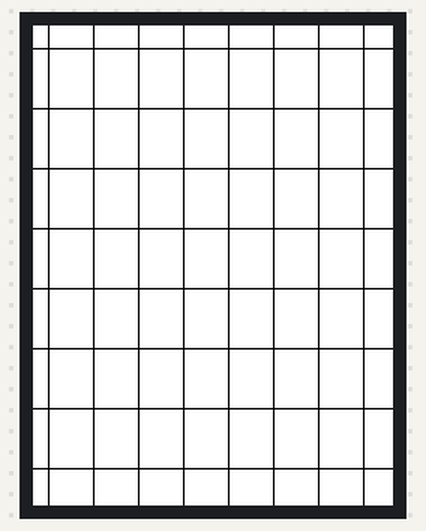
Simulated run of this sketch. Board: Arduino Uno, built with avr-gcc and run on an emulated ATmega328P. Shown: 240×320 colour display.

Above: at 0.3 s.

The sketch:

Ej13_linegrid_offset.ino
```cpp
#include <SPI.h>
#include <Adafruit_GFX.h>    // Core graphics library
#include <Adafruit_ILI9341.h> // Hardware-specific library

#define TFT_CS   7
#define TFT_DC   6

// Assign human-readable names to some common 16-bit color values:
#define BLACK       0x0000      /*   0,   0,   0 */
#define NAVY        0x000F      /*   0,   0, 128 */
#define DARKGREEN   0x03E0      /*   0, 128,   0 */
#define DARKCYAN    0x03EF      /*   0, 128, 128 */
#define MAROON      0x7800      /* 128,   0,   0 */
#define PURPLE      0x780F      /* 128,   0, 128 */
#define OLIVE       0x7BE0      /* 128, 128,   0 */
#define LIGHTGREY   0xC618      /* 192, 192, 192 */
#define DARKGREY    0x7BEF      /* 128, 128, 128 */
#define BLUE        0x001F      /*   0,   0, 255 */
#define GREEN       0x07E0      /*   0, 255,   0 */
#define CYAN        0x07FF      /*   0, 255, 255 */
#define RED         0xF800      /* 255,   0,   0 */
#define MAGENTA     0xF81F      /* 255,   0, 255 */
#define YELLOW      0xFFE0      /* 255, 255,   0 */
#define WHITE       0xFFFF      /* 255, 255, 255 */
#define ORANGE      0xFD20      /* 255, 165,   0 */
#define GREENYELLOW 0xAFE5      /* 173, 255,  47 */
#define PINK        0xF81F

//Declaracion objeto TFT
Adafruit_ILI9341 tft = Adafruit_ILI9341(TFT_CS, TFT_DC);

int width, height;

void setup() {
  Serial.begin(9600);
  tft.begin(); // Begin ILI9341

  tft.setRotation(0);
  tft.fillScreen(WHITE);

  width = tft.width();
  height = tft.height();

  //Una linea recta requiere de 4 parametros. Posicion inicial, longitud y color
  // Posicion en X --> Direccion horizontal (De izquierda a derecha)
  // Posicion en Y --> Direccion vertical (De arriba a abajo)
  // Longitud --> Distancia en pixeles
  // Color --> En hexadecimal

  // Hay que crear una malla con un offset de 10 pixeles en x y 15 pixeles en y
  // Un offset es una ligera separacion de el origen que sirve para compensar un error de desplazamiento

  int offset_x = 10;
  int offset_y = 15;

  // Hay un numero de filas y columnas definido con las funciones drawFastHLine y drawFastVLine

  // Numero de filas 8 y numero de columnas 8

  int rows = 8;
  int columns = 8;


  //La relacion de separacion de columnas se define como la separacion de anchura entre columna y columna
  //La relacion de separacion de filas se define como la separacion de altura entre fila y fila
  int w = width/columns;
  int h = height/rows;

  //Dibujar las lineas horizontales
  for (int i; i <rows; i++){
    tft.drawFastHLine(0, offset_y + i*h, width, BLACK);
  }

  //Dibujar las lineas horizontales
  for (int i; i <columns; i++){
    tft.drawFastVLine( offset_x + i*w, 0, height, BLACK);
  }
}


void loop() {

}
```
